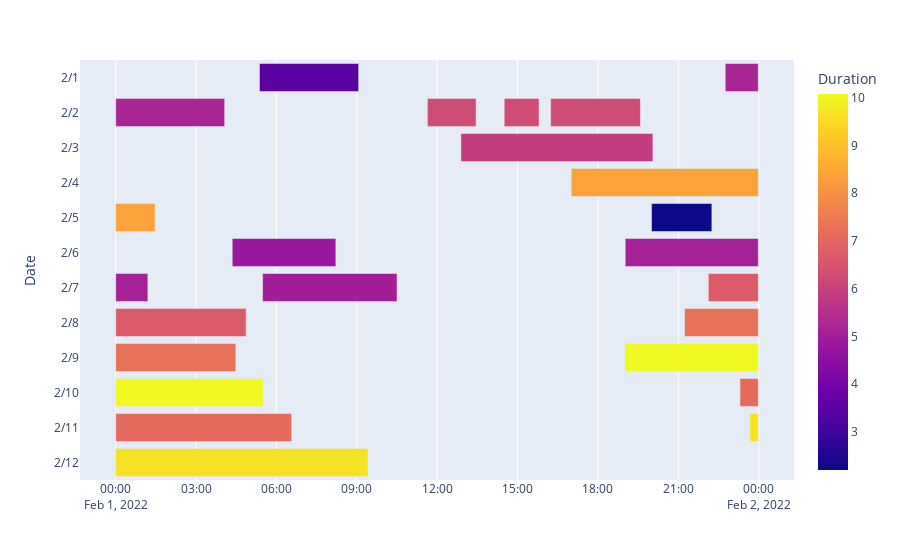

Notebook source saved alongside this figure:
### Code cell
def addTime(_month, _day, _sleep_hr, _sleep_min, _wake_hr, _wake_min, _time):
     df.append(dict(
          Date='{}/{}'.format(int(_month), int(_day)), 
          Sleep='2022-02-01 {}:{}:00'.format(_sleep_hr, _sleep_min),
          Wake='2022-02-01 {}:{}:00'.format(_wake_hr, _wake_min),
          Duration=_time))

df = []
addTime('02', '01', '05', '22', '09', '04', 3.5)
addTime('02', '01', '22', '45', '23', '59', 5.2)
addTime('02', '02', '00', '00', '04', '04', 5.2)
addTime('02', '02', '11', '38', '13', '27', 6.3)
addTime('02', '02', '14', '30', '15', '48', 6.3)
addTime('02', '02', '16', '14', '19', '35', 6.3)
addTime('02', '03', '12', '53', '20', '03', 5.9)
addTime('02', '04', '17', '00', '23', '59', 8.4)
addTime('02', '05', '00', '00', '01', '28', 8.4)
addTime('02', '05', '20', '00', '22', '15', 2.2)
addTime('02', '06', '04', '21', '08', '13', 4.8)
addTime('02', '06', '19', '01', '23', '59', 5.1)
addTime('02', '07', '00', '00', '01', '12', 5.1)
addTime('02', '07', '05', '29', '10', '30', 5)
addTime('02', '07', '22', '07', '23', '59', 6.7)
addTime('02', '08', '00', '00', '04', '52', 6.7)
addTime('02', '08', '21', '14', '23', '59', 7.25)
addTime('02', '09', '00', '00', '04', '29', 7.25)
addTime('02', '09', '19', '00', '23', '59', 10.08)
addTime('02', '10', '00', '00', '05', '30', 10.08)
addTime('02', '10', '23', '18', '23', '59', 7.1)
addTime('02', '11', '00', '00', '06', '34', 7.1)
addTime('02', '11', '23', '40', '23', '59', 9.65)
addTime('02', '12', '00', '00', '09', '25', 9.65)


colors = dict(L4='#ffdab9',
              L6='#fbc4ab',
              L8='#f8ad9d',
              L10='#f4978e',
              L12='#f08080',
              M='#c9ada7')

fig = px.timeline(df, color="Duration", x_start="Sleep", x_end="Wake", y="Date")
fig.update_yaxes(autorange="reversed")
fig.show()

### Figure 1 — Plotly figure (JSON) as saved in the notebook; plotly's stock layout.template omitted (floating-point values rounded to 4 significant figures)
{"data": [{"alignmentgroup": "True", "base": ["2022-02-01 05:22:00", "2022-02-01 22:45:00", "2022-02-01 00:00:00", "2022-02-01 11:38:00", "2022-02-01 14:30:00", "2022-02-01 16:14:00", "2022-02-01 12:53:00", "2022-02-01 17:00:00", "2022-02-01 00:00:00", "2022-02-01 20:00:00", "2022-02-01 04:21:00", "2022-02-01 19:01:00", "2022-02-01 00:00:00", "2022-02-01 05:29:00", "2022-02-01 22:07:00", "2022-02-01 00:00:00", "2022-02-01 21:14:00", "2022-02-01 00:00:00", "2022-02-01 19:00:00", "2022-02-01 00:00:00", "2022-02-01 23:18:00", "2022-02-01 00:00:00", "2022-02-01 23:40:00", "2022-02-01 00:00:00"], "hovertemplate": "Sleep=%{base}<br>Wake=%{x}<br>Date=%{y}<br>Duration=%{marker.color}<extra></extra>", "legendgroup": "", "marker": {"color": [3.5, 5.2, 5.2, 6.3, 6.3, 6.3, 5.9, 8.4, 8.4, 2.2, 4.8, 5.1, 5.1, 5, 6.7, 6.7, 7.25, 7.25, 10.08, 10.08, 7.1, 7.1, 9.65, 9.65], "coloraxis": "coloraxis"}, "name": "", "offsetgroup": "", "orientation": "h", "showlegend": false, "textposition": "auto", "type": "bar", "x": [13320000, 4440000, 14640000, 6540000, 4680000, 12060000, 25800000, 25140000, 5280000, 8100000, 13920000, 17880000, 4320000, 18060000, 6720000, 17520000, 9900000, 16140000, 17940000, 19800000, 2460000, 23640000, 1140000, 33900000], "xaxis": "x", "y": ["2/1", "2/1", "2/2", "2/2", "2/2", "2/2", "2/3", "2/4", "2/5", "2/5", "2/6", "2/6", "2/7", "2/7", "2/7", "2/8", "2/8", "2/9", "2/9", "2/10", "2/10", "2/11", "2/11", "2/12"], "yaxis": "y"}], "layout": {"barmode": "overlay", "coloraxis": {"colorbar": {"title": {"text": "Duration"}}, "colorscale": [[0, "#0d0887"], [0.1111, "#46039f"], [0.2222, "#7201a8"], [0.3333, "#9c179e"], [0.4444, "#bd3786"], [0.5556, "#d8576b"], [0.6667, "#ed7953"], [0.7778, "#fb9f3a"], [0.8889, "#fdca26"], [1, "#f0f921"]]}, "legend": {"tracegroupgap": 0}, "margin": {"t": 60}, "xaxis": {"anchor": "y", "domain": [0, 1], "type": "date"}, "yaxis": {"anchor": "x", "autorange": "reversed", "domain": [0, 1], "title": {"text": "Date"}}}}
